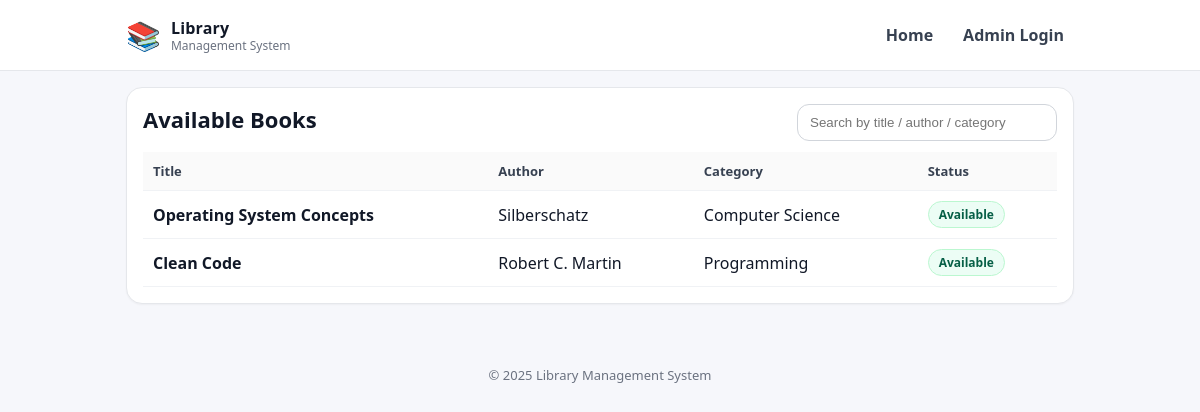
The page / on the database its author committed.
### tables this page shows
CREATE TABLE IF NOT EXISTS books (
  id INT AUTO_INCREMENT PRIMARY KEY,
  title VARCHAR(150) NOT NULL,
  author VARCHAR(120) NOT NULL,
  category VARCHAR(80) NOT NULL,
  status ENUM('Available','Issued') NOT NULL DEFAULT 'Available',
  notes VARCHAR(200) DEFAULT NULL,
  created_at TIMESTAMP DEFAULT CURRENT_TIMESTAMP
);

### index.php (the view, shortened to what this page needs)
<?php
require "config.php";
require "header.php";
$stmt = $conn->prepare("SELECT id, title, author, category, status, created_at FROM books WHERE status='Available' ORDER BY id DESC");
$stmt->execute();
$result = $stmt->get_result();
$books = $result->fetch_all(MYSQLI_ASSOC);
?>
<section class="card">
  <div class="card__head">
    <h1 class="h1">Available Books</h1>
    <div class="search">
      <input id="searchBox" class="input" type="text" placeholder="Search by title / author / category" />
    </div>
  </div>
  <div class="tableWrap">
    <table class="table" id="booksTable">
      <thead>
        <tr>
          <th>Title</th>
          <th>Author</th>
          <th>Category</th>
          <th>Status</th>
        </tr>
      </thead>
      <tbody>
        <?php if (count($books) === 0): ?>
          <tr><td colspan="4" class="muted">No available books found.</td></tr>
        <?php else: ?>
          <?php foreach ($books as $b): ?>
            <tr>
              <td class="cellTitle"><?php echo htmlspecialchars($b["title"]); ?></td>
              <td><?php echo htmlspecialchars($b["author"]); ?></td>
              <td><?php echo htmlspecialchars($b["category"]); ?></td>
              <td><span class="pill pill--ok"><?php echo htmlspecialchars($b["status"]); ?></span></td>
            </tr>
          <?php endforeach; ?>
        <?php endif; ?>
      </tbody>
    </table>
  </div>
</section>
<?php require "footer.php"; ?>

### style.css (style rules this page uses)
* { box-sizing: border-box; }
body { margin: 0; font-family: system-ui, -apple-system, Segoe UI, Roboto, Helvetica, Arial, "Noto Sans", "Apple Color Emoji", "Segoe UI Emoji"; background: #f6f7fb; color: #111827; }
.card { background: #fff; border: 1px solid #e5e7eb; border-radius: 16px; padding: 16px; box-shadow: 0 1px 2px rgba(0,0,0,0.04); }
.card__head { display: flex; align-items: flex-start; justify-content: space-between; gap: 12px; flex-wrap: wrap; }
.h1 { margin: 0 0 8px; font-size: 22px; }
.tableWrap { overflow: auto; margin-top: 10px; }
.table { width: 100%; border-collapse: collapse; min-width: 680px; }
.table th, .table td { padding: 10px 10px; border-bottom: 1px solid #f0f2f5; text-align: left; }
.table th { font-size: 13px; color: #374151; background: #fafafa; }
.cellTitle { font-weight: 700; }
.input { width: 100%; padding: 10px 12px; border: 1px solid #d1d5db; border-radius: 12px; background: #fff; outline: none; }
.search { min-width: 260px; }
.pill { display: inline-flex; padding: 4px 10px; border-radius: 999px; font-weight: 800; font-size: 12px; }
.pill--ok { background: #ecfdf5; color: #065f46; border: 1px solid #bbf7d0; }

### rows shown on the page
books: title "Operating System Concepts", author "Silberschatz", category "Computer Science", status "Available"
books: title "Clean Code", author "Robert C. Martin", category "Programming", status "Available"
